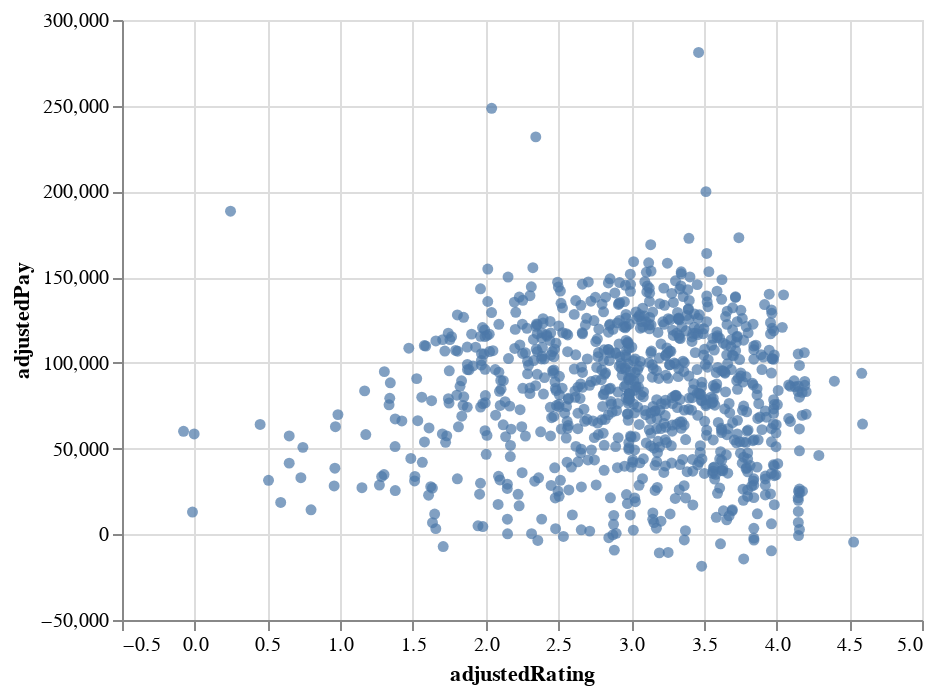

Notebook source saved alongside this figure:
### Markdown cell above
Let's use these statistics to adjust for the affect that department has on pay and rating. We now have an adjusted version of each of these variables which is centered around the overall mean

### Code cell
aChart = Chart(df).mark_circle().encode(x="adjustedRating", y="adjustedPay")

aChart

### Figure 1 — Vega-Lite specification as saved in the notebook (floating-point values rounded to 4 significant figures; data arrays with more than 128 entries replaced by an {"elided": "..."} marker saying what was removed)
{"config": {"view": {"continuousWidth": 400, "continuousHeight": 300}}, "data": {"name": "data-db2ded3e2178c3cf0379638802e15b8f"}, "mark": "circle", "encoding": {"x": {"field": "adjustedRating", "type": "quantitative"}, "y": {"field": "adjustedPay", "type": "quantitative"}}, "$schema": "https://vega.github.io/schema/vega-lite/v4.17.0.json", "datasets": {"data-db2ded3e2178c3cf0379638802e15b8f": {"elided": "892 records"}}}
